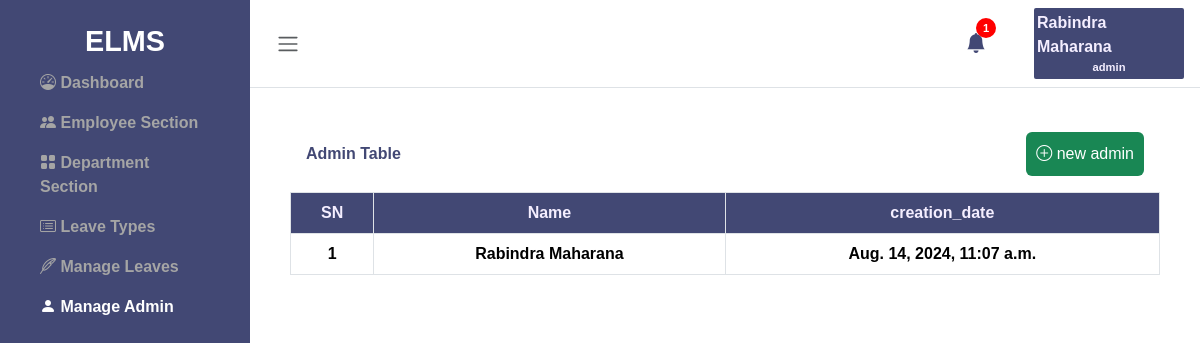
Screenshot of /leave/admin_manage (signed in) with the database file from the repository.
### leave/models.py (models this page shows, shortened)
class admin_table(models.Model):
    user = models.ForeignKey(User, on_delete=models.CASCADE)
    fullname = models.CharField(max_length=255)
    email = models.EmailField(max_length=255)
    uname = models.CharField(max_length=20)
    passwd = models.CharField(max_length=20)
    creation_date = models.DateTimeField(default=timezone.now)

### leave/views.py (the view)
# urls.py: path('admin_manage', views.admin_list, name='admin_manage'),
def admin_list(request):
    admins = admin_table.objects.all()
    admin_email=request.session.get('admin_email')
    admin_details = admin_table.objects.get(email=admin_email)
    notification = leave.objects.filter(isRead = 0).count
    notification_data = reversed(leave.objects.filter(isRead = 0))
    context = {
        'admins': admins,
        'notification':notification,
        'notification_data':notification_data,
        'admin_details': admin_details,
    }
    return render(request, 'admin/admin_manage.html', context)

### leave/templates/admin/admin_manage.html (shortened to what this page needs)
{% extends "layout.html" %}
{% block content %}
      <div class="wrapper">
          {% include "sidebar.html" %}
          <div class="main">
            {% include "admin/nav.html" %}
              <main class="content px-3 py-2">
                  <div class="container-fluid">
                      <div class="mb-3">
                          <div class="container">
                            <div class="table-title p-3 d-flex justify-content-between" >
                              <span class="d-flex align-items-center">Admin Table</span>
                                <a href="{%url 'create_admin'%}">
                                <button type="button" class="btn btn-success ">
                                    <i class="bi bi-plus-circle"></i>
                                    new admin
                                </button>
                              </a>
                            </div>
                            <table class="table text-center table-bordered progress-table">
                                <thead>
                                  <tr>
                                    <th scope="col">SN</th>
                                    <th scope="col">Name</th>
                                    <th scope="col">creation_date</th>
                                  </tr>
                                </thead>
                                <tbody>
                                {% for i in admins%}
                                  <tr>
                                    <td scope="row">{{forloop.counter}}</td>
                                    <td>{{i.fullname}}</td>
                                    <td>{{i.creation_date}}</td>
                                  </tr>
                                  {% endfor %}
                                </tbody>
                              </table>
                        </div>
                      </div>
                  </div>
              </main>
          </div>
      </div>
      {% endblock content %}

### leave/templates/admin/nav.html (shortened to what this page needs)
<nav class="navbar navbar-expand px-3 border-bottom">
  <button class="btn" id="toggleSidebar" type="button" >
      <span class="navbar-toggler-icon"></span>
  </button>
  <div class="admin-profile d-flex justify-content-between align-items-center">
    <div  class="notification me-5 fs-5 dropstart">
      <span type="button" class="bi bi-bell-fill position-relative " data-bs-toggle="dropdown" aria-expanded="false">
        {% if notification == 0 %}
        <span></span>
        {% else %}
        <span class="round position-absolute top-0 start-100 translate-middle">
          {{notification}}
        </span>
        {% endif %}
      </span>
    </div>
    <div class="profile dropdown-center" >
      <div class="admin-name" type="button" data-bs-toggle="dropdown" aria-expanded="false">{{admin_details.fullname}}</div>
      <div class="emp-id" type="button" data-bs-toggle="dropdown" aria-expanded="false">{{admin_details.uname}}</div>
      </div>
  </div>
</nav>

### static/css/styles.css (style rules this page uses)
a { text-decoration: none; }

### static/css/sidebar.css (style rules this page uses)
* { margin: 0; padding: 0; box-sizing: border-box; }
body, html { height: 100%; font-family:'Gill Sans', 'Gill Sans MT', Calibri, 'Trebuchet MS', sans-serif; font-weight:600; }
.wrapper { display: flex; height: 100%; }
.main { margin-left: 250px; width: 100%; overflow-y: auto; transition: margin-left 0.3s ease; }
.btn { border: none; padding: 10px; cursor: pointer; }
.content { margin-top: 20px; }
.navbar { display: flex; justify-content: space-between; }
.profile { width: 150px; background-color: #424874; display: flex; align-items: center; flex-direction: column; align-items: center; color: #f4eeff; padding: 3px; border-radius: 2px; }
.emp-id { font-size: 0.7rem; }
.round { width: 20px; height: 20px; border-radius: 50%; background-color: red; display: flex; align-items: center; justify-content: center; color: white; font-size: 0.7rem; }
.bi.bi-bell-fill { color: #424874; }
.table-title { color: #424874; }
.table th { background-color: #424874; color: #f4eeff; }

### rows the page displays
admin_table: fullname "Rabindra Maharana", uname "admin", creation_date "Aug. 14, 2024, 11:07 a.m."

### other values shown
{{ notification }} "1"
